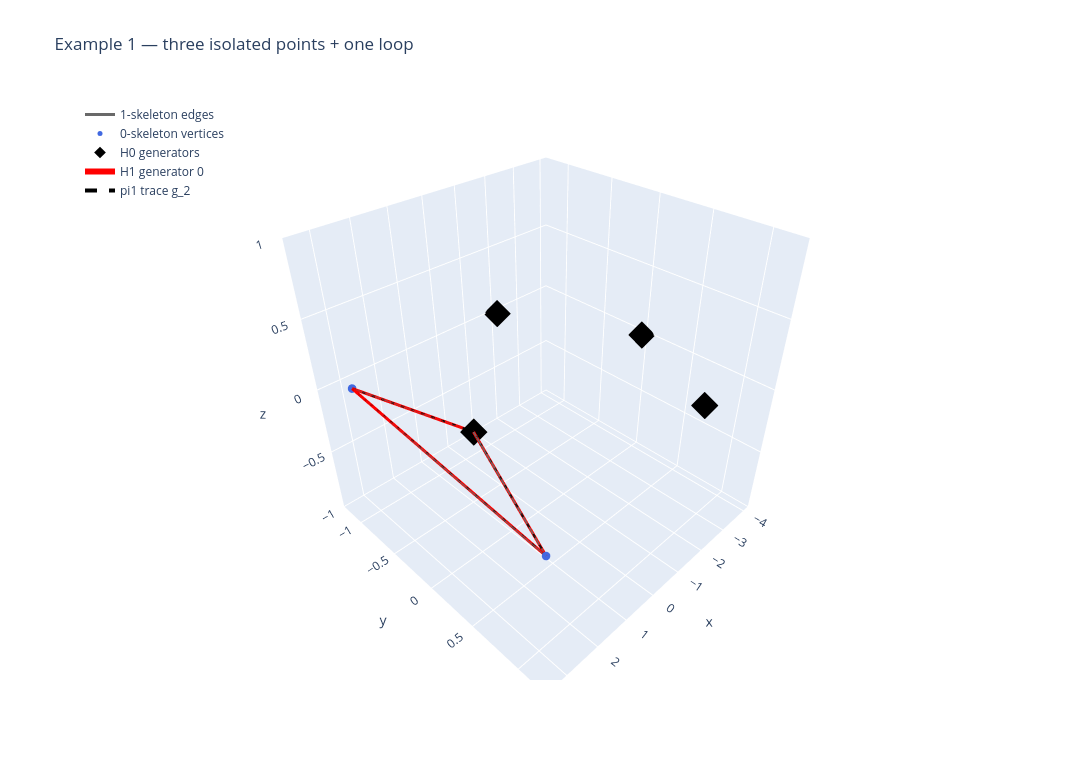
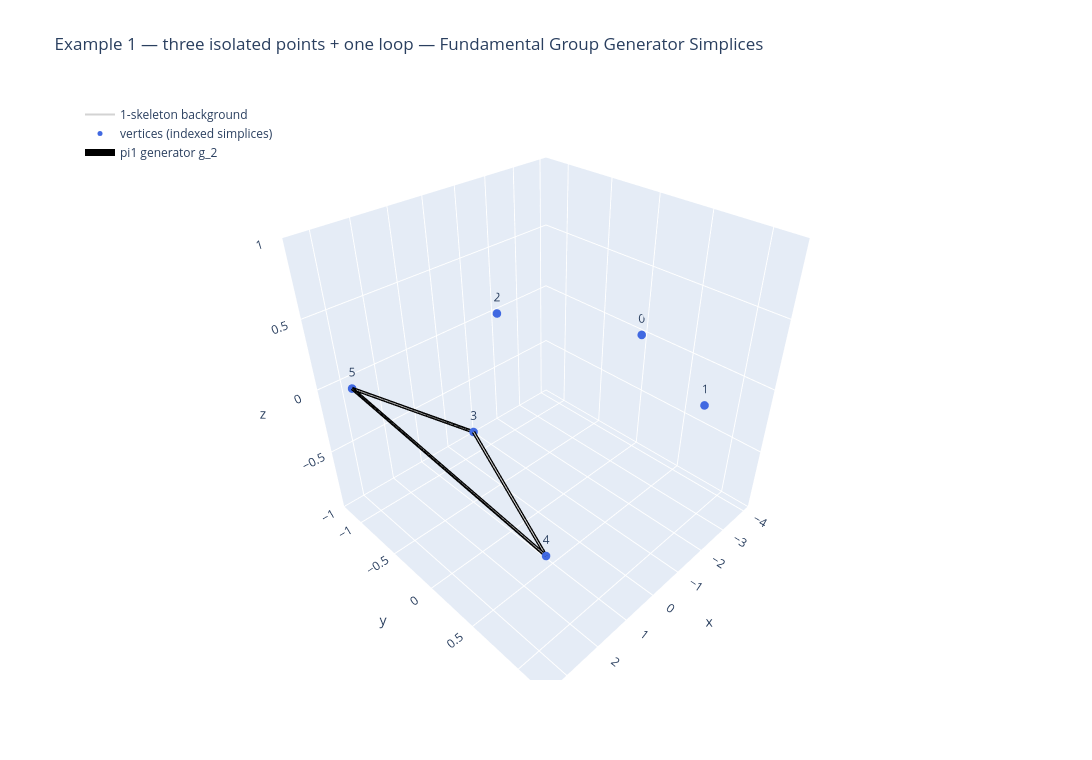
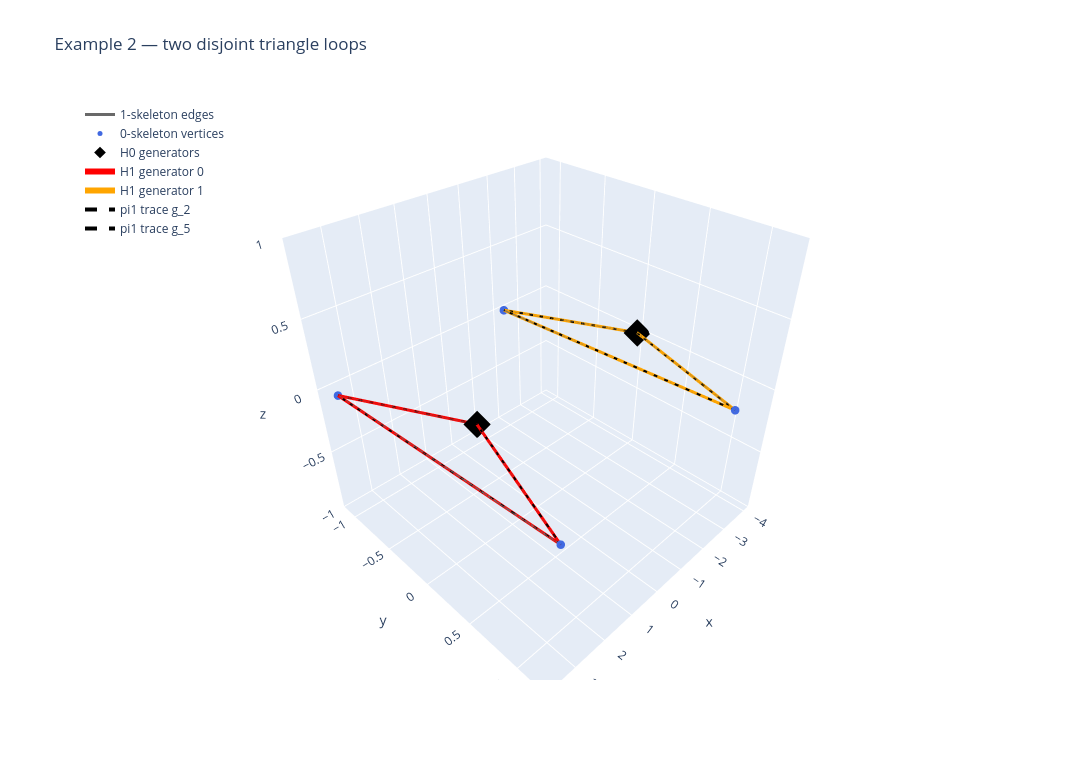
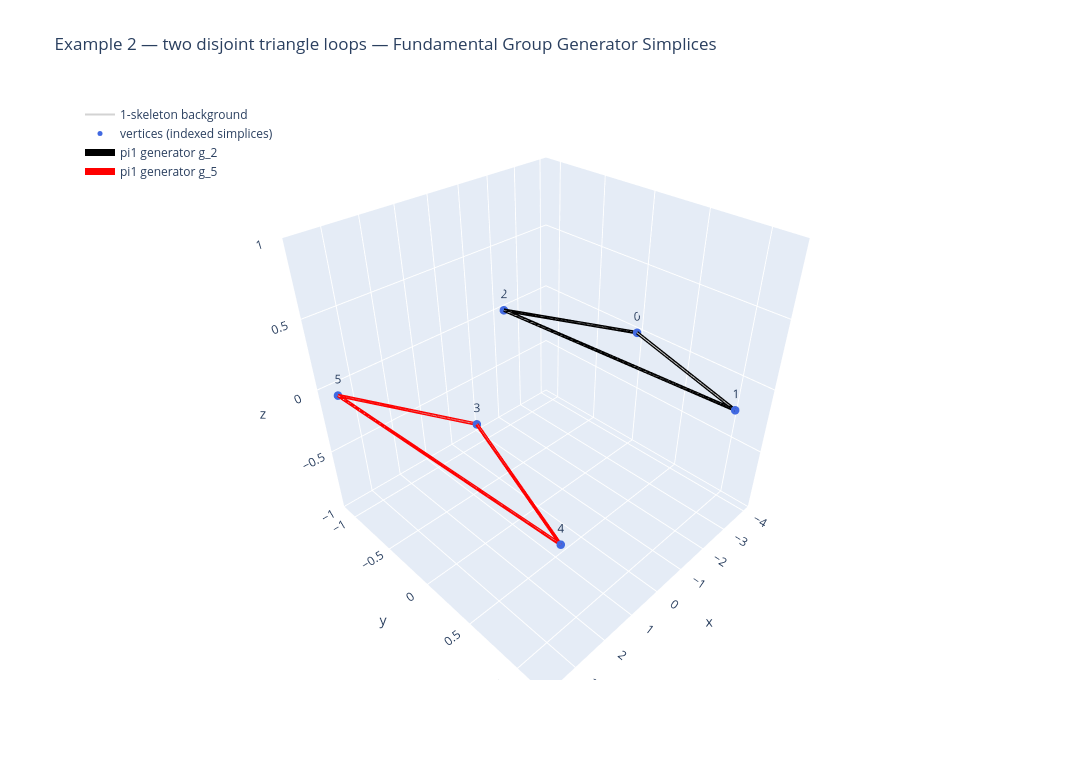

Notebook cell for these charts, in order:
### Markdown cell above
## Five worked examples

Expected ranks:

| Example | H0 | H1 | H2 |
|---|---:|---:|---:|
| 1. Three isolated points + triangle loop | 4 | 1 | 0 |
| 2. Two disjoint triangle loops | 2 | 2 | 0 |
| 3. Tetrahedron boundary | 1 | 0 | 1 |
| 4. Two tetrahedron boundaries | 2 | 0 | 2 |
| 5. Torus (4x4 triangulation) | 1 | 2 | 1 |

### Code cell
examples = [
    (
        "Example 1 — three isolated points + one loop",
        build_three_isolated_points_and_triangle_loop(),
    ),
    ("Example 2 — two disjoint triangle loops", build_two_triangle_loops()),
    ("Example 3 — boundary of a tetrahedron", build_tetrahedron_boundary()),
    (
        "Example 4 — two disconnected tetrahedron boundaries",
        build_two_tetrahedron_boundaries(),
    ),
    ("Example 5 — triangulated torus (4x4)", build_torus_4x4()),
]

results = []
for title, (st, pts) in examples:
    results.append(analyze_example(title, st, pts))

### Figure 1 — Plotly figure (JSON) as saved in the notebook; plotly's stock layout.template omitted (floating-point values rounded to 4 significant figures)
{"data": [{"line": {"color": "dimgray", "width": 3}, "mode": "lines", "name": "1-skeleton edges", "showlegend": true, "type": "scatter3d", "x": [2.0, 3.4, null, 2.0, 3.0, null, 3.4, 3.0, null], "y": [0.0, 1.2, null, 0.0, -1.1, null, 1.2, -1.1, null], "z": [0.0, 0.0, null, 0.0, 0.0, null, 0.0, 0.0, null]}, {"marker": {"color": "royalblue", "size": 5, "symbol": "circle"}, "mode": "markers", "name": "0-skeleton vertices", "showlegend": true, "type": "scatter3d", "x": [-4.0, -2.5, -2.0, 2.0, 3.4, 3.0], "y": [0.0, 1.0, -1.2, 0.0, 1.2, -1.1], "z": [0.0, 0.0, 0.0, 0.0, 0.0, 0.0]}, {"marker": {"color": "black", "size": 9, "symbol": "diamond"}, "mode": "markers", "name": "H0 generators", "showlegend": true, "type": "scatter3d", "x": [-4.0, -2.5, -2.0, 2.0], "y": [0.0, 1.0, -1.2, 0.0], "z": [0.0, 0.0, 0.0, 0.0]}, {"line": {"color": "red", "width": 6}, "mode": "lines", "name": "H1 generator 0", "showlegend": true, "type": "scatter3d", "x": [2.0, 3.4, null, 3.4, 3.0, null, 2.0, 3.0, null, 2.0, 2.0, null], "y": [0.0, 1.2, null, 1.2, -1.1, null, 0.0, -1.1, null, 0.0, 0.0, null], "z": [0.0, 0.0, null, 0.0, 0.0, null, 0.0, 0.0, null, 0.0, 0.0, null]}, {"line": {"color": "black", "dash": "dash", "width": 4}, "mode": "lines", "name": "pi1 trace g_2", "showlegend": true, "type": "scatter3d", "x": [3.4, 3.0, null, 2.0, 3.0, null, 2.0, 3.4, null], "y": [1.2, -1.1, null, 0.0, -1.1, null, 0.0, 1.2, null], "z": [0.0, 0.0, null, 0.0, 0.0, null, 0.0, 0.0, null]}], "layout": {"height": 760, "legend": {"bgcolor": "rgba(255,255,255,0.85)", "x": 0.0, "y": 1.0}, "showlegend": true, "title": {"text": "Example 1 — three isolated points + one loop"}, "width": 1200}}

### Figure 2 — Plotly figure (JSON) as saved in the notebook; plotly's stock layout.template omitted (floating-point values rounded to 4 significant figures)
{"data": [{"line": {"color": "lightgray", "width": 2}, "mode": "lines", "name": "1-skeleton background", "showlegend": true, "type": "scatter3d", "x": [2.0, 3.4, null, 2.0, 3.0, null, 3.4, 3.0, null], "y": [0.0, 1.2, null, 0.0, -1.1, null, 1.2, -1.1, null], "z": [0.0, 0.0, null, 0.0, 0.0, null, 0.0, 0.0, null]}, {"marker": {"color": "royalblue", "size": 5}, "mode": "markers+text", "name": "vertices (indexed simplices)", "showlegend": true, "text": ["0", "1", "2", "3", "4", "5"], "textposition": "top center", "type": "scatter3d", "x": [-4.0, -2.5, -2.0, 2.0, 3.4, 3.0], "y": [0.0, 1.0, -1.2, 0.0, 1.2, -1.1], "z": [0.0, 0.0, 0.0, 0.0, 0.0, 0.0]}, {"line": {"color": "black", "width": 7}, "mode": "lines", "name": "pi1 generator g_2", "showlegend": true, "type": "scatter3d", "x": [3.4, 3.0, null, 2.0, 3.0, null, 2.0, 3.4, null], "y": [1.2, -1.1, null, 0.0, -1.1, null, 0.0, 1.2, null], "z": [0.0, 0.0, null, 0.0, 0.0, null, 0.0, 0.0, null]}], "layout": {"height": 760, "legend": {"bgcolor": "rgba(255,255,255,0.85)", "x": 0.0, "y": 1.0}, "showlegend": true, "title": {"text": "Example 1 — three isolated points + one loop — Fundamental Group Generator Simplices"}, "width": 1200}}

### Figure 3 — Plotly figure (JSON) as saved in the notebook; plotly's stock layout.template omitted (floating-point values rounded to 4 significant figures)
{"data": [{"line": {"color": "dimgray", "width": 3}, "mode": "lines", "name": "1-skeleton edges", "showlegend": true, "type": "scatter3d", "x": [-4.0, -2.8, null, -4.0, -2.2, null, -2.8, -2.2, null, 2.0, 3.3, null, 2.0, 3.7, null, 3.3, 3.7, null], "y": [0.0, 1.2, null, 0.0, -1.1, null, 1.2, -1.1, null, 0.0, 1.2, null, 0.0, -1.0, null, 1.2, -1.0, null], "z": [0.0, 0.0, null, 0.0, 0.0, null, 0.0, 0.0, null, 0.0, 0.0, null, 0.0, 0.0, null, 0.0, 0.0, null]}, {"marker": {"color": "royalblue", "size": 5, "symbol": "circle"}, "mode": "markers", "name": "0-skeleton vertices", "showlegend": true, "type": "scatter3d", "x": [-4.0, -2.8, -2.2, 2.0, 3.3, 3.7], "y": [0.0, 1.2, -1.1, 0.0, 1.2, -1.0], "z": [0.0, 0.0, 0.0, 0.0, 0.0, 0.0]}, {"marker": {"color": "black", "size": 9, "symbol": "diamond"}, "mode": "markers", "name": "H0 generators", "showlegend": true, "type": "scatter3d", "x": [-4.0, 2.0], "y": [0.0, 0.0], "z": [0.0, 0.0]}, {"line": {"color": "red", "width": 6}, "mode": "lines", "name": "H1 generator 0", "showlegend": true, "type": "scatter3d", "x": [2.0, 3.3, null, 3.3, 3.7, null, 2.0, 3.7, null, 2.0, 2.0, null], "y": [0.0, 1.2, null, 1.2, -1.0, null, 0.0, -1.0, null, 0.0, 0.0, null], "z": [0.0, 0.0, null, 0.0, 0.0, null, 0.0, 0.0, null, 0.0, 0.0, null]}, {"line": {"color": "orange", "width": 6}, "mode": "lines", "name": "H1 generator 1", "showlegend": true, "type": "scatter3d", "x": [-4.0, -2.8, null, -2.8, -2.2, null, -4.0, -2.2, null, -4.0, -4.0, null], "y": [0.0, 1.2, null, 1.2, -1.1, null, 0.0, -1.1, null, 0.0, 0.0, null], "z": [0.0, 0.0, null, 0.0, 0.0, null, 0.0, 0.0, null, 0.0, 0.0, null]}, {"line": {"color": "black", "dash": "dash", "width": 4}, "mode": "lines", "name": "pi1 trace g_2", "showlegend": true, "type": "scatter3d", "x": [-2.8, -2.2, null, -4.0, -2.2, null, -4.0, -2.8, null], "y": [1.2, -1.1, null, 0.0, -1.1, null, 0.0, 1.2, null], "z": [0.0, 0.0, null, 0.0, 0.0, null, 0.0, 0.0, null]}, {"line": {"color": "black", "dash": "dash", "width": 4}, "mode": "lines", "name": "pi1 trace g_5", "showlegend": true, "type": "scatter3d", "x": [3.3, 3.7, null, 2.0, 3.7, null, 2.0, 3.3, null], "y": [1.2, -1.0, null, 0.0, -1.0, null, 0.0, 1.2, null], "z": [0.0, 0.0, null, 0.0, 0.0, null, 0.0, 0.0, null]}], "layout": {"height": 760, "legend": {"bgcolor": "rgba(255,255,255,0.85)", "x": 0.0, "y": 1.0}, "showlegend": true, "title": {"text": "Example 2 — two disjoint triangle loops"}, "width": 1200}}

### Figure 4 — Plotly figure (JSON) as saved in the notebook; plotly's stock layout.template omitted (floating-point values rounded to 4 significant figures)
{"data": [{"line": {"color": "lightgray", "width": 2}, "mode": "lines", "name": "1-skeleton background", "showlegend": true, "type": "scatter3d", "x": [-4.0, -2.8, null, -4.0, -2.2, null, -2.8, -2.2, null, 2.0, 3.3, null, 2.0, 3.7, null, 3.3, 3.7, null], "y": [0.0, 1.2, null, 0.0, -1.1, null, 1.2, -1.1, null, 0.0, 1.2, null, 0.0, -1.0, null, 1.2, -1.0, null], "z": [0.0, 0.0, null, 0.0, 0.0, null, 0.0, 0.0, null, 0.0, 0.0, null, 0.0, 0.0, null, 0.0, 0.0, null]}, {"marker": {"color": "royalblue", "size": 5}, "mode": "markers+text", "name": "vertices (indexed simplices)", "showlegend": true, "text": ["0", "1", "2", "3", "4", "5"], "textposition": "top center", "type": "scatter3d", "x": [-4.0, -2.8, -2.2, 2.0, 3.3, 3.7], "y": [0.0, 1.2, -1.1, 0.0, 1.2, -1.0], "z": [0.0, 0.0, 0.0, 0.0, 0.0, 0.0]}, {"line": {"color": "black", "width": 7}, "mode": "lines", "name": "pi1 generator g_2", "showlegend": true, "type": "scatter3d", "x": [-2.8, -2.2, null, -4.0, -2.2, null, -4.0, -2.8, null], "y": [1.2, -1.1, null, 0.0, -1.1, null, 0.0, 1.2, null], "z": [0.0, 0.0, null, 0.0, 0.0, null, 0.0, 0.0, null]}, {"line": {"color": "red", "width": 7}, "mode": "lines", "name": "pi1 generator g_5", "showlegend": true, "type": "scatter3d", "x": [3.3, 3.7, null, 2.0, 3.7, null, 2.0, 3.3, null], "y": [1.2, -1.0, null, 0.0, -1.0, null, 0.0, 1.2, null], "z": [0.0, 0.0, null, 0.0, 0.0, null, 0.0, 0.0, null]}], "layout": {"height": 760, "legend": {"bgcolor": "rgba(255,255,255,0.85)", "x": 0.0, "y": 1.0}, "showlegend": true, "title": {"text": "Example 2 — two disjoint triangle loops — Fundamental Group Generator Simplices"}, "width": 1200}}
